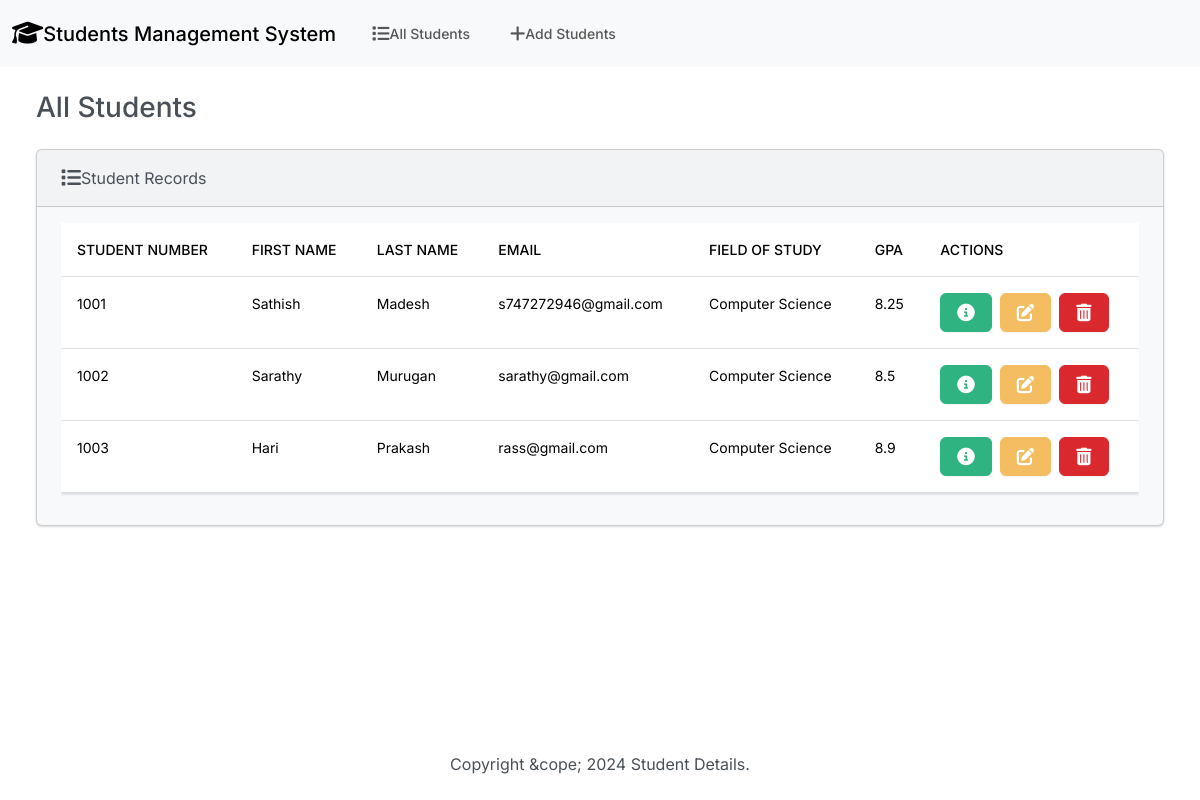
The app's page /, older data.
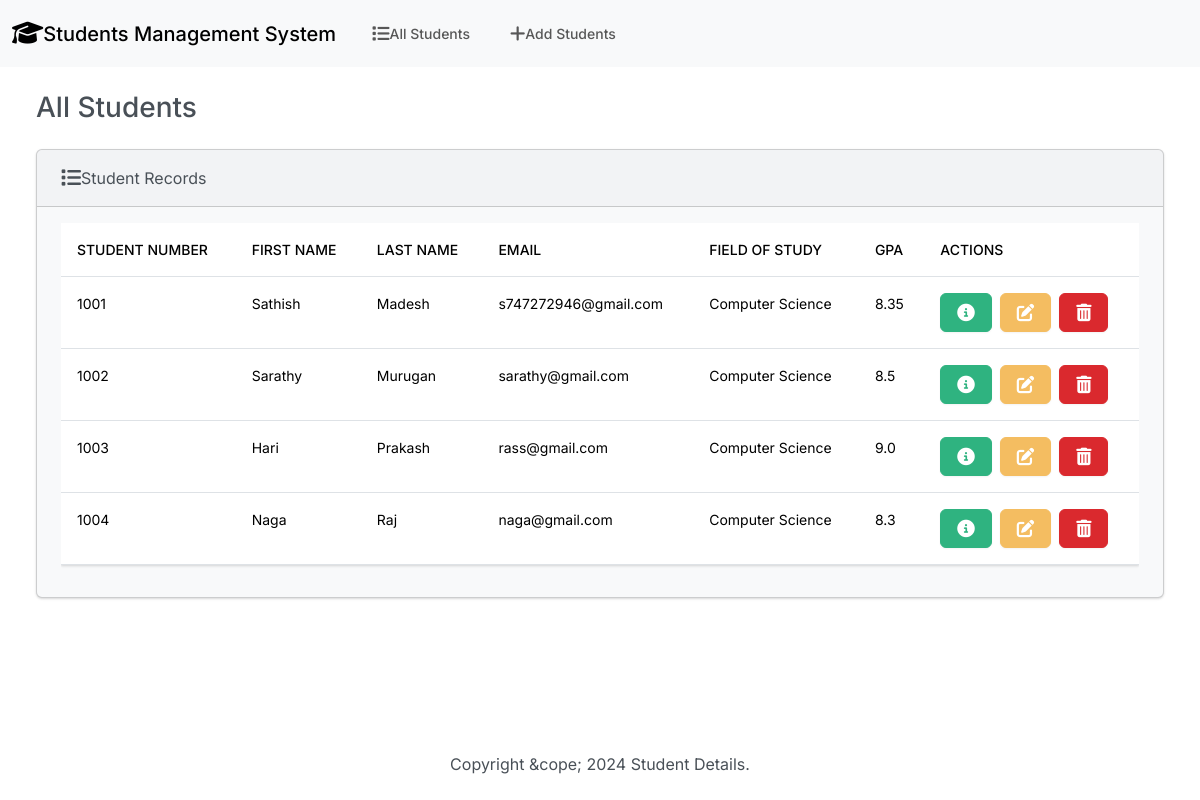
The same page, newer data.
### student/models.py (models this page shows, shortened)
class Student(models.Model):
    std_num = models.IntegerField()
    first_name = models.CharField(max_length=100)
    last_name = models.CharField(max_length=100)
    email = models.EmailField(max_length=100)
    branch = models.CharField(max_length=100)
    gpa = models.FloatField()

### student/views.py (the view)
# urls.py: path('', views.index, name='index'),
def index(request):
    return render(request, 'students/index.html',
                  {'students': Student.objects.all()}
                  )

### student/templates/students/index.html (shortened to what this page needs)
{% extends "students/base.html" %}
{% block body %}
<h3 class="m-4">All Students</h3>
      <div class="row">
        <div class="col-12">
          {% if students %}
          <div class="card bg-light ms-4 me-4 mb-4">
            <div class="card-header">
              <i class="fa-solid fa-list fa-lg"></i>Student Records
            </div>
            <div class="card-body">
                <div class="table-responsive">
                  <table class="table table-hover">
                    <thead>
                      <tr>
                        <th scope="col">Student Number</th>
                        <th scope="col">First Name</th>
                        <th scope="col">Last Name</th>
                        <th scope="col">Email</th>
                        <th scope="col">Field of Study</th>
                        <th scope="col">GPA</th>
                        <th scope="col">Actions</th>
                      </tr>
                    </thead>
                    <tbody>
                      {% for student in students %}
                      <tr>
                        <td>{{student.std_num}}</td>
                        <td>{{student.first_name}}</td>
                        <td>{{student.last_name}}</td>
                        <td>{{student.email}}</td>
                        <td>{{student.branch}}</td>
                        <td>{{student.gpa}}</td>
                        <td>
                          <button type="button" class="btn btn-success me-1" data-bs-toggle="modal" data-bs-target="#myModal{{student.id}}">
                          </button>
                          <a class="btn btn-warning me-1" href="{% url 'edit' student.id %}">
                          </a>
                          <button type="button" class="btn btn-danger" data-bs-toggle="modal" data-bs-target="#delete{{student.id}}">
                          </button>
                        </td>
                      </tr>
                      {% endfor %}
                    </tbody>
                  </table>
                </div>
            </div>
          </div>
          {% else %}
          <h5 class="alert alert-primary ms-4 me-4">No Student Records</h5>
          {% endif %}
        </div>
      </div>
{% endblock %}

Row changes from the older to the newer data that the page shows:
changed Student "Sathish": gpa "8.25" → "8.35"
changed Student "Hari": gpa "8.9" → "9.0"
added Student: std_num "1004", first_name "Naga", last_name "Raj", email "naga@gmail.com", branch "Computer Science", gpa "8.3"
